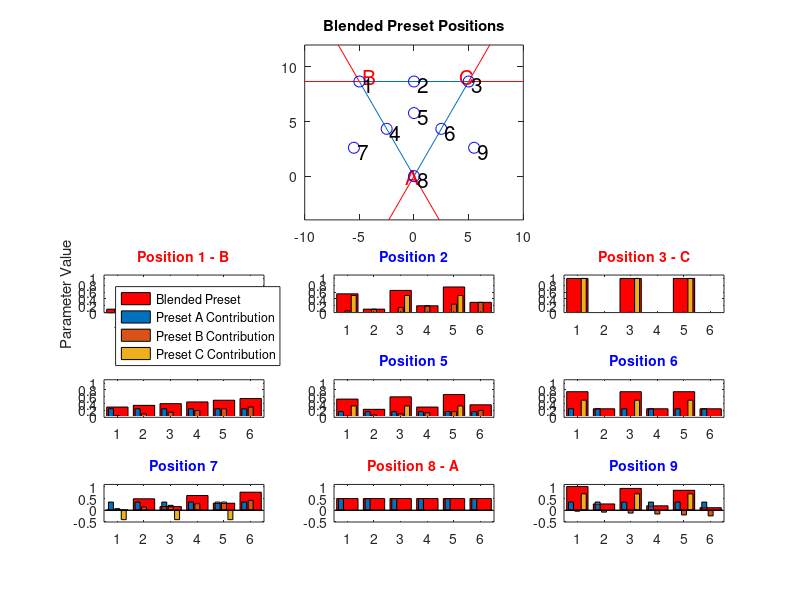

This figure's MATLAB source:

% % read continuous mouse position
% set (gcf, 'WindowButtonMotionFcn', @mouseMove);

% function mouseMove (object, eventdata)
% MOUSE = get (gca, 'CurrentPoint')
% P1 = [MOUSE(1,1);MOUSE(1,2)];

% Construct Equilateral triangle
sideLength = 10;

A = [0;0];
B = [-sideLength/2;sideLength*(sqrt(3)/2)];
C = [sideLength/2;sideLength*(sqrt(3)/2)];
sides = [A,B,C,A];



% test points
P1{1} = B;
P1{2} = (B+C)/2;
P1{3} = C;
P1{4} = (B+A)/2;
P1{5} = (A+B+C)/3;
P1{6} = (C+A)/2;
P1{7} = 0.3*C + 0.7*(B-C);
P1{8} = A;
P1{9} = 0.3*B -0.7*(B-C);

figure(2),clf
set(figure(2), 'Position', [42 337 800 950])
subplot(5,3,1:6)

% plot(A(1),A(2), 'r+')
% plot(B(1),B(2), 'r+')
% plot(C(1),C(2), 'r+')
plot(sides(1,:),sides(2,:)), hold on
axis([-10,10,-4,12])
axis equal
% plot(0,sideLength*(sqrt(3)/2)*(2/3),'b+')
% guide lines outside of triangle
plot([-1/2,0,1/2]*sideLength,[-(sqrt(3)/2),0,-(sqrt(3)/2)]*sideLength,'r')
plot([1,1/2,3/2]*sideLength,[sqrt(3),(sqrt(3)/2),(sqrt(3)/2)]*sideLength,'r')
plot([-1,-1/2,-3/2]*sideLength,[sqrt(3),(sqrt(3)/2),(sqrt(3)/2)]*sideLength,'r')

text(A(1)-0.8, A(2)-0.0, 'A','Color', 'red', 'FontSize', 15) 
text(B(1)+0.3, B(2)+0.5, 'B','Color', 'red', 'FontSize', 15) 
text(C(1)-0.8, C(2)+0.5, 'C','Color', 'red', 'FontSize', 15) 

title('\fontsize{15}Blended Preset Positions')
for i = 1:9
subplot(5,3,1:6)
plot(P1{i}(1), P1{i}(2), 'bo', 'MarkerSize', 8)
text(P1{i}(1)+0.3, P1{i}(2)-0.3, num2str(i), 'FontSize', 15) 
 
% test presets
presetA = [0.5,0.5,0.5,0.5,0.5,0.5];
presetB = [0.1,0.2,0.3,0.4,0.5,0.6];
presetC = [1 0 1 0 1 0];


% % lines from corners to point
%  lines = [P1{i},A,P1,B,P1,C];
% % plot(lines(1,:),lines(2,:))

%find vectors
vecA = [P1{i}-A];
vecB = [P1{i}-B];
vecC = [P1{i}-C];



% matrix equation for no orthogonal basis vectors https://math.stackexchange.com/questions/148199/equation-for-non-orthogonal-projection-of-a-point-onto-two-vectors-representing

M = [B,C];
Y = (M'*M)\M'*P1{i};
beta = Y(1);
gamma = Y(2);
alpha = 1-beta-gamma;

% plot(0,sideLength*alpha,'r+')
% plot(B(1)*beta,B(2)*beta, 'r+')
% plot(C(1)*gamma,C(2)*gamma, 'r+')

subplot(5,3,i+6)
% bar([alpha,beta,gamma]);
presetMix = (presetA * alpha) + (presetB*beta) + (presetC*gamma);
bar(presetMix,'r');
hold on
bar([(presetA' * alpha),(presetB'*beta),(presetC'*gamma)])

ylim([-0.0,1.1])
xlim([0.5, 6.5])
title(['\fontsize{14}Position ', num2str(i)], 'Color', 'blue')
% ylabel('Parameter Value')
% xlabel('Parameter Number')
% subplot(1,2,2)
% presetMix = (presetA * alpha) + (presetB*beta) + (presetC*gamma);
% bar(presetMix,'r');
% hold on
% bar([(presetA' * alpha),(presetB'*beta),(presetC'*gamma)])
% hold off

% ylim([-2,2])
% figure(1)
end
subplot(5,3,7)
legend('Blended Preset', 'Preset A Contribution', 'Preset B Contribution', 'Preset C Contribution', 'Location',  'NorthWest')
 xlabel('Parameter Number')
ylabel('Parameter Value')

subplot(5,3,13)
ylim([-0.5,1.1])
% xlabel('Parameter Number')
subplot(5,3,14)
ylim([-0.5,1.1])
% xlabel('Parameter Number')
subplot(5,3,15)
ylim([-0.5,1.1])
% xlabel('Parameter Number')


subplot(5,3,7)
title(['\fontsize{14}Position ', num2str(1), ' - B'], 'Color', 'red')
subplot(5,3,9)
title(['\fontsize{14}Position ', num2str(3), ' - C'], 'Color', 'red')
subplot(5,3,14)
title(['\fontsize{14}Position ', num2str(8), ' - A'], 'Color', 'red')